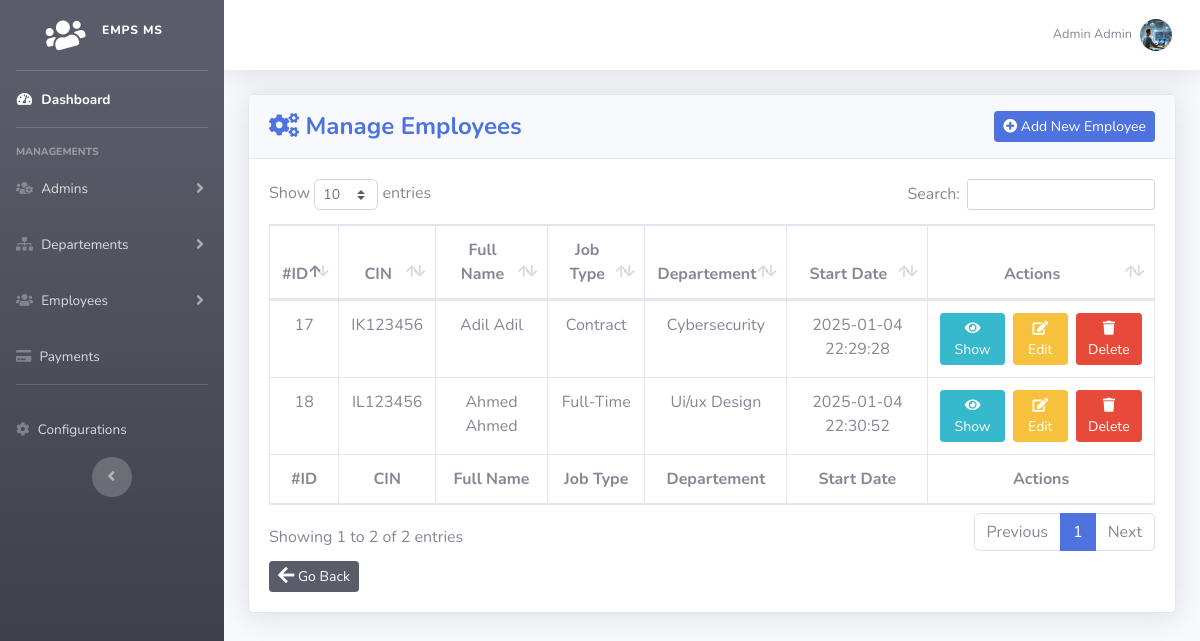
/employee (signed in), run on the app's committed database.
### tables this page shows
CREATE TABLE `employees` (
  `id` int NOT NULL AUTO_INCREMENT,
  `cin` varchar(20) NOT NULL,
  `firstName` varchar(30) NOT NULL,
  `lastName` varchar(30) NOT NULL,
  `gender` varchar(10) NOT NULL,
  `phone` varchar(20) NOT NULL,
  `country` varchar(100) NOT NULL,
  `dateOfBirth` date NOT NULL,
  `email` varchar(255) NOT NULL,
  `address` varchar(255) NOT NULL,
  `maritalStatus` tinyint NOT NULL,
  `salary` double NOT NULL,
  `dateOfJoining` datetime NOT NULL,
  `jobType` tinyint NOT NULL,
  `workingHours` tinyint NOT NULL,
  `departementId` int NOT NULL,
  `avatar` varchar(255) DEFAULT NULL,
  `created_date_time` datetime NOT NULL DEFAULT CURRENT_TIMESTAMP,
  `updated_date_time` datetime NOT NULL DEFAULT CURRENT_TIMESTAMP ON UPDATE CURRENT_TIMESTAMP,
  PRIMARY KEY (`id`),
  UNIQUE KEY `email` (`email`),
  UNIQUE KEY `cin` (`cin`),
  KEY `FK_DepartID` (`departementId`),
  CONSTRAINT `FK_DepartID` FOREIGN KEY (`departementId`) REFERENCES `departements` (`id`) ON DELETE CASCADE ON UPDATE CASCADE
);

CREATE TABLE `departements` (
  `id` int NOT NULL AUTO_INCREMENT,
  `name` varchar(50) NOT NULL,
  `description` text,
  `created_date_time` datetime NOT NULL DEFAULT CURRENT_TIMESTAMP,
  `updated_date_time` datetime NOT NULL DEFAULT CURRENT_TIMESTAMP ON UPDATE CURRENT_TIMESTAMP,
  PRIMARY KEY (`id`),
  UNIQUE KEY `name` (`name`)
);

### app/controllers/EmployeeController.php (called while the page is built, shortened)
<?php
class EmployeeController extends Controller{
    public function index(){
        $employee = new Employee();
        $data['employees']= $employee->inner_join_between_2_tables(['id','cin','firstName','lastName' ,'jobType','created_date_time' ,'departementId'],['name as departementName'],'departements','departementId','id','E','D');
        $this->view('employees/list',$data);
    }
}

### app/core/App.php (called while the page is built, shortened)
<?php
class App {
    private static $url        = [];
    private static $method     = 'index';
    private static function splitUrl(string $url):array{
        return explode('/',trim($url,'/'));
    }
    private static function loadMethod($controllerObj){
        self::$method = 'index';
        $method_name = isset(self::$url[1]) && !empty(Validator::skip(self::$url[1])) ? strtolower(Validator::skip(self::$url[1])) : 'index' ;
        if(method_exists($controllerObj,$method_name)){
            self::$method = $method_name ;
        }
    }
    public static function loadController($url){
        self::$url = self::splitUrl($url);
        $controllerObj   = new $controllerClass();
        call_user_func_array([$controllerObj,self::$method],self::$url);
    }
}

### public/index.php (called while the page is built, shortened)
<?php
$url = isset($_GET['url']) && !empty(Validator::skip($_GET['url'])) ? Validator::skip($_GET['url']) : 'Admin';
App::loadController($url);

### app/core/Database.php (called while the page is built, shortened)
<?php
class Database {
    private static $connect = null;
    private static function connect(){
        $dsn = DB_TYPE.':host='.HOST_NAME.';dbname='.DB_NAME.';charset='.DB_CHARSET;
        try {
            $con = new PDO($dsn, DB_USER, DB_PASS);
            $con->setAttribute(PDO::ATTR_ERRMODE, PDO::ERRMODE_EXCEPTION);
            $con->setAttribute(PDO::ATTR_DEFAULT_FETCH_MODE, PDO::FETCH_ASSOC);
            return $con;
        } catch (PDOException $e) {
            return NULL;
        }
    }
    protected function query($query,$data=[],$result_type = self::ROW_COUNT ,$fetch_type=5){
        if(is_null(self::$connect)){
            self::$connect = self::connect();
        }
        $stmt = self::$connect->prepare($query);
       if($stmt->execute($data)){
        switch($result_type):
            case self::FETCH_ALL:
                return $stmt->fetchAll($fetch_type);
            case self::FETCH:
                return $stmt->fetch($fetch_type);
        endswitch;
       }
       return false;
    }
}

### app/core/Model.php (called while the page is built, shortened)
<?php
class Model extends Database {
    protected $table          = '';
    public function first($value,$column='id',$columns=[], $fetch_type=self::FETCH_OBJ){
        $columns = !empty($columns) ? implode(', ',$columns) : '*';
        $query   = "SELECT  $columns FROM {$this->table} WHERE $column = '$value' LIMIT 1";
        return $this->query(query:$query,result_type:self::FETCH,fetch_type:$fetch_type);
    }
    public function inner_join_between_2_tables($columnsTbl1=[] ,$columnsTbl2=[] , $tableName2 ,$fkColNameTbl1 , $pkColNameTbl2,  $alisTableName1 , $alisTableName2,$result_type =self::FETCH_ALL,$fetch_type=self::FETCH_OBJ){
        $columnsTbl1Text = '';
        $columnsTbl2Text = '';
        if(!empty($columnsTbl1)){
            foreach($columnsTbl1 as $column){
                $columnsTbl1Text.= $alisTableName1.'.'.$column.', ';
            }
        }
        if(!empty($columnsTbl2)){
            foreach($columnsTbl2 as $col){
                $columnsTbl2Text.= $alisTableName2.'.'.$col.', ';
            }
            $columnsTbl2Text = rtrim($columnsTbl2Text,', ');
        }
        $columns = $columnsTbl1Text.$columnsTbl2Text;
        $columns = empty($columns) ? '*' : $columns;
        $query   = "SELECT $columns FROM {$this->table} $alisTableName1 INNER JOIN $tableName2 $alisTableName2 ON $alisTableName1.$fkColNameTbl1 = $alisTableName2.$pkColNameTbl2";
        return $this->query($query,[],$result_type,$fetch_type);
    }
}

### app/models/Employee.php (called while the page is built, shortened)
<?php
class Employee extends Model {
    public static function getFullName($fnmae , $lname){
        return ucwords($fnmae.' '.$lname);
    }
}

### app/core/Glb.php (called while the page is built, shortened)
<?php
class Glb{
    public static function jobTypes(){
        return [
            '1' => 'Full-Time',
            '2' => 'Part-Time',
            '3' => 'Contract',
            '4' => 'Internship',
            '5' => 'Temporary',
            '6' => 'Seasonal',
            '7' => 'Remote',
        ];
    }
    public static function getJobTypeByNumber($number){
        return self::jobTypes()[$number];
    }
}

### app/models/Admin.php (called while the page is built, shortened)
<?php
class Admin extends Model {
    public static function getFullName($fnmae , $lname){
        return ucwords($fnmae.' '.$lname);
    }
}

### app/views/employees/list.view.php (the view, shortened to what this page needs)
   <div class="card shadow mb-4">
      <div class="card-header py-3 d-flex justify-content-between align-items-center">
            <h4 class="m-0 font-weight-bold text-primary"><i class="fa fa-cogs"></i> Manage Employees</h4>
            <div class="add-new-admin">
                  <a href="<?= ROOT ?>employee/add" class="btn btn-sm btn-primary"> <i class="fas fa-plus-circle"></i> Add New Employee</a>
            </div>
      </div>
      <div class="card-body">
            <div class="table-responsive">
               <table class="table table-bordered text-center" id="dataTable" width="100%" cellspacing="0">
                  <thead>
                        <tr>
                           <th>#ID</th>
                           <th>CIN</th>
                           <th>Full Name</th>
                           <th>Job Type</th>
                           <th>Departement</th>
                           <th>Start Date</th>
                           <th>Actions</th>
                        </tr>
                  </thead>
                  <tfoot>
                        <tr>
                           <th>#ID</th>
                           <th>CIN</th>
                           <th>Full Name</th>
                           <th>Job Type</th>
                           <th>Departement</th>
                           <th>Start Date</th>
                           <th>Actions</th>
                        </tr>
                  </tfoot>
                  <tbody>
                     <?php foreach($employees as $employee):?>
                              <tr>
                                 <td><?= $employee->id ?></td>
                                 <td><?= $employee->cin ?></td>
                                 <td><?= Employee::getFullName($employee->firstName , $employee->lastName ) ?></td>
                                 <td><?= Glb::getJobTypeByNumber($employee->jobType)?></td>
                                 <td><a href="<?= ROOT .'departement/show/'.$employee->departementId ?>" class="text-decoration-none text-secondary"><?= $employee->departementName ?></a></td>
                                 <td><?= $employee->created_date_time ?></td>
                                 <td>
                                    <div class="d-flex justify-content-center align-items-center gap-1">
                                       <a href="<?= ROOT.'employee/show/'.$employee->id?>" class="btn btn-sm btn-info"><i class="fas fa-eye"></i> Show</a>
                                       <a href="<?= ROOT.'employee/edit/'.$employee->id?>" class="btn btn-sm btn-warning mx-2"><i class="fas fa-edit" ></i> Edit</a>
                                       <a href="" class="btn btn-sm btn-danger" data-toggle="modal" data-target="#deleteModal<?=$employee->id?>"><i class="fas fa-trash"></i> Delete</a>
                                    </div>
                                 </td>
                              </tr>
                     <?php endforeach;?>
                  </tbody>
               </table>
               <a href="<?= ROOT ?>home" class="btn btn-sm btn-dark mt-2" title="Go Back">
                  <i class="fas fa-arrow-left fa-lg"></i> Go Back
               </a>
            </div>
      </div>
   </div>
<?php  $content = ob_get_clean()?>

### app/views/layout/layout.view.php (shortened to what this page needs)
<!DOCTYPE html>
<html lang="en">
<head>
    <link href="<?= ROOT_ASSEST ?>vendor/fontawesome-free/css/all.min.css" rel="stylesheet" type="text/css">
    <link href="<?= ROOT_ASSEST ?>css/sb-admin-2.min.css" rel="stylesheet">
    <link href="<?= ROOT_ASSEST ?>vendor/datatables/dataTables.bootstrap4.min.css" rel="stylesheet">
    <link href="<?= ROOT_ASSEST ?>css/main.css" rel="stylesheet">
</head>
<body id="page-top">
    <div id="wrapper">
        <ul class="navbar-nav bg-gradient-dark sidebar sidebar-dark accordion" id="accordionSidebar">
            <a class="sidebar-brand d-flex align-items-center justify-content-center" href="<?= ROOT ?>home">
                <div class="sidebar-brand-icon rotate-n-15">
                    <i class="fa fa-users"></i>
                </div>
                <div class="sidebar-brand-text mx-3"><sup>EMPS MS</sup></div>
            </a>
            <hr class="sidebar-divider my-0">
            <li class="nav-item active">
                <a class="nav-link" href="<?= ROOT ?>home">
                    <i class="fas fa-fw fa-tachometer-alt"></i>
                    <span>Dashboard</span></a>
            </li>
            <hr class="sidebar-divider">
            <div class="sidebar-heading">
                MANAGEMENTS
            </div>
            <li class="nav-item">
                <a class="nav-link collapsed" href="#" data-toggle="collapse" data-target="#collapseAdmins"
                    aria-expanded="true" aria-controls="collapseAdmins">
                    <i class="fas fa-users-cog"></i>
                    <span>Admins</span>
                </a>
            </li>
            <li class="nav-item">
                <a class="nav-link collapsed" href="#" data-toggle="collapse" data-target="#collapseDepartements"
                    aria-expanded="true" aria-controls="collapseDepartements">
                    <i class="fas fa-sitemap"></i>
                    <span>Departements</span>
                </a>
            </li>
            <li class="nav-item">
                <a class="nav-link collapsed" href="#" data-toggle="collapse" data-target="#collapseEmployees"
                    aria-expanded="true" aria-controls="collapseEmployees">
                    <i class="fas fa-users"></i>
                    <span>Employees</span>
                </a>
            </li>
            <li class="nav-item">
                <a class="nav-link" href="<?= ROOT ."payments"?>">
                    <i class="fas fa-credit-card"></i>
                    <span>Payments</span>
                </a>
            </li>
            <hr class="sidebar-divider">
            <li class="nav-item">
                <a class="nav-link" href="<?= ROOT ?>configurations">
                    <i class="fas fa-cog icon"></i>
                    <span>Configurations</span>
                </a>
            </li>
            <div class="text-center d-none d-md-inline">
                <button class="rounded-circle border-0" id="sidebarToggle"></button>
            </div>
        </ul>
        <div id="content-wrapper" class="d-flex flex-column">
            <div id="content">
                <nav class="navbar navbar-expand navbar-light bg-white topbar mb-4 static-top shadow">
                    <ul class="navbar-nav ml-auto">
                        <li class="nav-item dropdown no-arrow">
                            <a class="nav-link dropdown-toggle" href="#" id="userDropdown" role="button"
                                data-toggle="dropdown" aria-haspopup="true" aria-expanded="false">
                                <span class="mr-2 d-none d-lg-inline text-gray-600 small"><?= Admin::getFullName($curAdmin->firstName,$curAdmin->lastName); ?></span>
                                <img src="<?= !empty($curAdmin->avatar) ? ROOT."app/uploads/admins/avatars/$curAdmin->avatar" : ROOT."app/uploads/admins/avatars/default-admin-avatar.png"?>" alt="Current Admin Avatar" class="img-profile rounded-circle">
                            </a>
                        </li>
                    </ul>
                </nav>
                <div class="container-fluid">
                     <?= $content ?>
                </div>
            </div>
        </div>
    </div>
</body>
</html>

### data on the page
employees: id "17", cin "IK123456", firstName+lastName "Adil Adil", jobType "Contract", departementId.name "Cybersecurity", created_date_time "2025-01-04 22:29:28"
employees: id "18", cin "IL123456", firstName+lastName "Ahmed Ahmed", jobType "Full-Time", departementId.name "Ui/ux Design", created_date_time "2025-01-04 22:30:52"

### other printed values
Admin::getFullName($curAdmin->firstName,$curAdmin->lastName) "Admin Admin"
